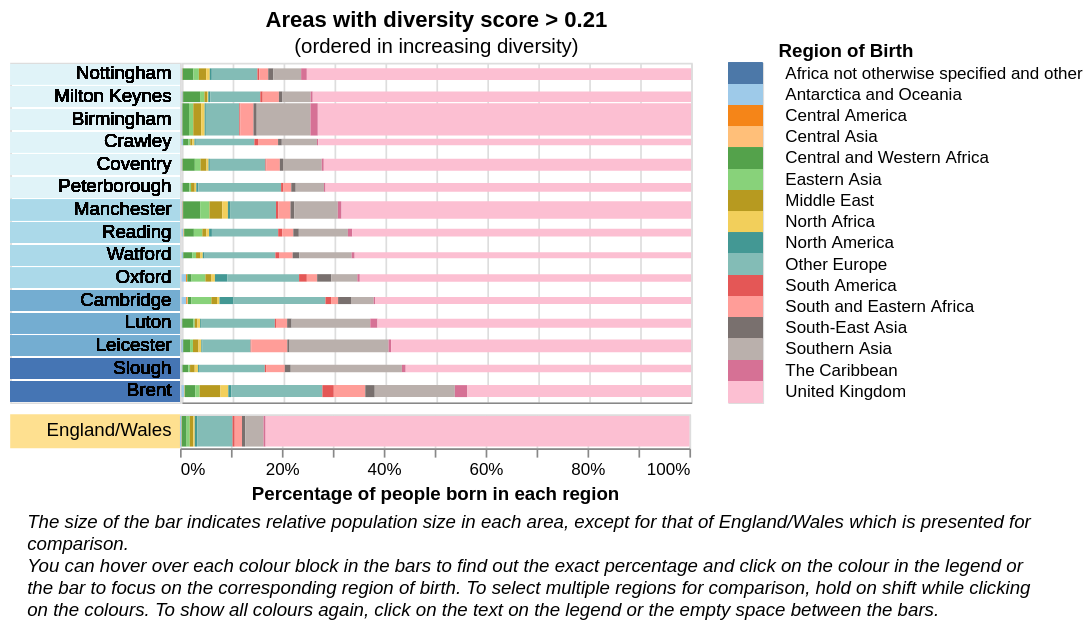

Vega-Lite specification for this chart:
### Vega-Lite specification from a JSON file in a GitHub repository (floating-point values rounded to 4 significant figures; data arrays with more than 128 entries replaced by an {"elided": "..."} marker saying what was removed)
{"config": {"view": {"continuousWidth": 300, "continuousHeight": 300}}, "vconcat": [{"concat": [{"layer": [{"mark": {"type": "bar"}, "encoding": {"color": {"field": "binned", "legend": null, "scale": {"range": ["#e0f3f8ff", "#abd9e9ff", "#74add1ff", "#4575b4ff"]}, "type": "nominal"}, "y": {"axis": null, "field": "LAD21NM", "sort": {"field": "Entropy", "order": "ascending"}, "title": null, "type": "nominal"}}}, {"mark": {"type": "text", "align": "right", "dx": 45}, "encoding": {"text": {"field": "LAD21NM", "type": "nominal"}, "y": {"axis": null, "field": "LAD21NM", "sort": {"field": "Entropy", "order": "ascending"}, "title": null, "type": "nominal"}}}], "height": 200, "width": 100}, {"hconcat": [{"mark": {"type": "bar"}, "encoding": {"color": {"condition": {"param": "param_10", "field": "Region of Birth", "scale": {"scheme": "tableau20"}, "type": "nominal"}, "value": "lightgray"}, "size": {"field": "Population", "legend": null, "type": "quantitative"}, "tooltip": [{"field": "Region of Birth"}, {"field": "value", "format": ".0%", "title": "Percentage", "type": "quantitative"}], "x": {"axis": {"labels": false, "ticks": false, "title": null}, "field": "value", "stack": "normalize", "type": "quantitative"}, "y": {"axis": null, "field": "LAD21NM", "sort": {"field": "Entropy", "order": "ascending"}, "title": null, "type": "nominal"}}, "height": 200, "name": "view_11", "title": {"text": "Areas with diversity score > 0.21", "subtitle": "(ordered in increasing diversity)"}}, {"mark": {"type": "rect"}, "encoding": {"color": {"condition": {"param": "param_10", "field": "Region of Birth", "scale": {"scheme": "tableau20"}, "legend": null, "type": "nominal"}, "value": "lightgray"}, "y": {"axis": {"title": "Region of Birth", "titleAngle": 0, "titleY": -2, "titleAlign": "left", "labelAlign": "left", "offset": -35, "ticks": false, "grid": false, "domainColor": "transparent"}, "field": "Region of Birth", "type": "nominal"}}, "height": 200, "name": "view_12"}]}], "data": {"name": "data-12c78f8fa28d79780b71816b92879e5b"}, "resolve": {"scale": {"color": "independent"}}, "spacing": -10}, {"concat": [{"layer": [{"data": {"name": "empty"}, "mark": {"type": "bar"}, "encoding": {"color": {"field": "1", "legend": null, "scale": {"range": ["#fee090ff"]}, "type": "nominal"}}}, {"data": {"name": "empty"}, "mark": {"type": "text", "align": "right", "dx": 45}, "encoding": {"text": {"datum": "England/Wales"}}}], "width": 100}, {"data": {"name": "data-949ef7dacbe2603a6785f28999c0cd48"}, "mark": {"type": "bar"}, "encoding": {"color": {"condition": {"param": "param_10", "field": "Region of Birth", "scale": {"scheme": "tableau20"}, "legend": null, "type": "nominal"}, "value": "lightgray"}, "tooltip": [{"field": "Region of Birth"}, {"field": "Proportion", "format": ".0%", "title": "Percentage", "type": "quantitative"}], "x": {"field": "Proportion", "stack": "normalize", "title": "Percentage of people born in each region", "type": "quantitative"}}, "name": "view_10"}], "resolve": {"scale": {"color": "independent"}}, "spacing": -10}, {"data": {"name": "empty"}, "mark": {"type": "text", "align": "left", "baseline": "bottom", "fontStyle": "italic"}, "encoding": {"text": {"value": ["The size of the bar indicates relative population size in each area, except for that of England/Wales which is presented for", "comparison.", "You can hover over each colour block in the bars to find out the exact percentage and click on the colour in the legend or", "the bar to focus on the corresponding region of birth. To select multiple regions for comparison, hold on shift while clicking", "on the colours. To show all colours again, click on the text on the legend or the empty space between the bars."]}}}], "params": [{"name": "param_10", "select": {"type": "point", "encodings": ["color"]}, "views": ["view_11", "view_12", "view_10"]}], "spacing": 5, "$schema": "https://vega.github.io/schema/vega-lite/v5.17.0.json", "datasets": {"data-12c78f8fa28d79780b71816b92879e5b": {"elided": "240 records"}, "empty": [{}], "data-949ef7dacbe2603a6785f28999c0cd48": [{"Area": "England/Wales", "Region of Birth": "Africa not otherwise specified and other", "Observation": 5157, "Population": 59597749, "Proportion": 8.653e-05}, {"Area": "England/Wales", "Region of Birth": "Antarctica and Oceania", "Observation": 174610, "Population": 59597749, "Proportion": 0.00293}, {"Area": "England/Wales", "Region of Birth": "Central America", "Observation": 23575, "Population": 59597749, "Proportion": 0.0003956}, {"Area": "England/Wales", "Region of Birth": "Central Asia", "Observation": 12563, "Population": 59597749, "Proportion": 0.0002108}, {"Area": "England/Wales", "Region of Birth": "Central and Western Africa", "Observation": 558802, "Population": 59597749, "Proportion": 0.009376}, {"Area": "England/Wales", "Region of Birth": "Eastern Asia", "Observation": 373194, "Population": 59597749, "Proportion": 0.006262}, {"Area": "England/Wales", "Region of Birth": "Middle East", "Observation": 409701, "Population": 59597749, "Proportion": 0.006874}, {"Area": "England/Wales", "Region of Birth": "North Africa", "Observation": 170605, "Population": 59597749, "Proportion": 0.002863}, {"Area": "England/Wales", "Region of Birth": "North America", "Observation": 278289, "Population": 59597749, "Proportion": 0.004669}, {"Area": "England/Wales", "Region of Birth": "Other Europe", "Observation": 4142766, "Population": 59597749, "Proportion": 0.06951}, {"Area": "England/Wales", "Region of Birth": "South America", "Observation": 254266, "Population": 59597749, "Proportion": 0.004266}, {"Area": "England/Wales", "Region of Birth": "South and Eastern Africa", "Observation": 852557, "Population": 59597749, "Proportion": 0.01431}, {"Area": "England/Wales", "Region of Birth": "South-East Asia", "Observation": 388841, "Population": 59597749, "Proportion": 0.006524}, {"Area": "England/Wales", "Region of Birth": "Southern Asia", "Observation": 2126732, "Population": 59597749, "Proportion": 0.03568}, {"Area": "England/Wales", "Region of Birth": "The Caribbean", "Observation": 246514, "Population": 59597749, "Proportion": 0.004136}, {"Area": "England/Wales", "Region of Birth": "United Kingdom", "Observation": 49579577, "Population": 59597749, "Proportion": 0.8319}]}}
